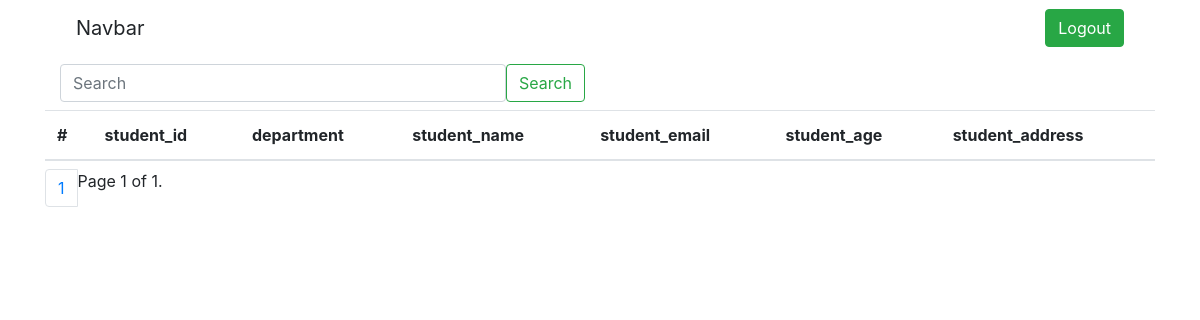
/receipe/students, run on an earlier commit of the app's database.
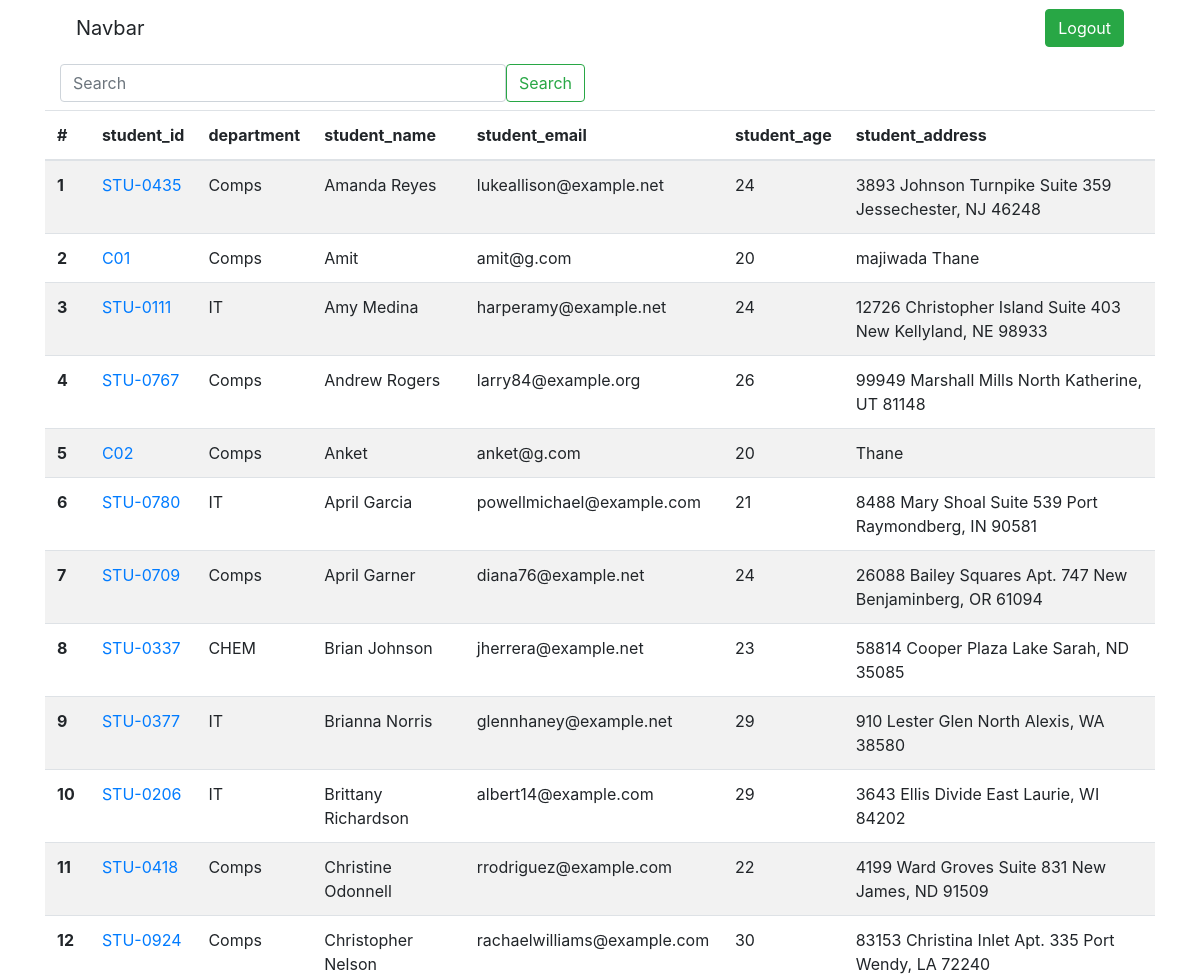
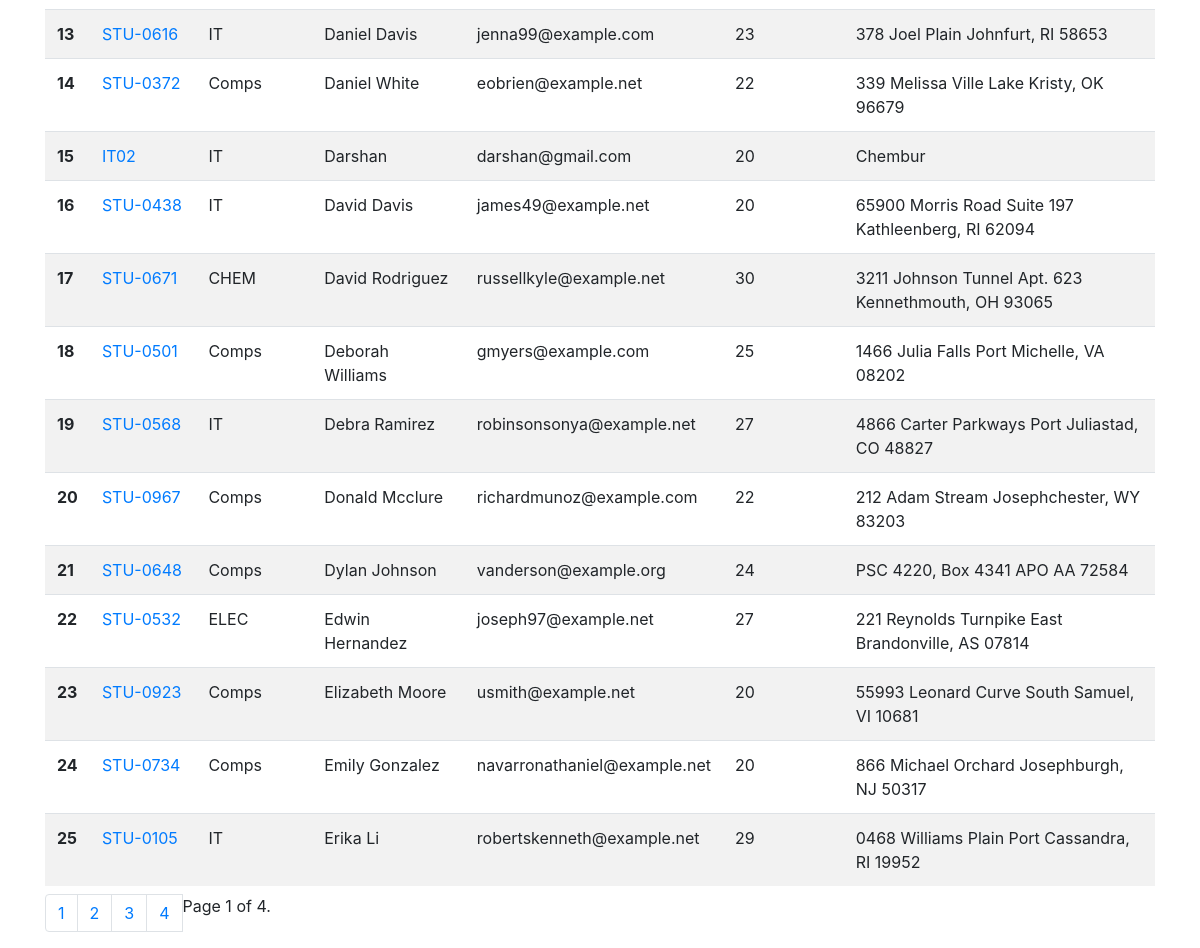
And on a later commit of the database (2 pictures, top to bottom).
### receipe/models.py (models this page shows, shortened)
class Student(models.Model):
    department = models.ForeignKey(Department, related_name='depart', on_delete=models.CASCADE)
    student_id = models.OneToOneField(StudentId, related_name='student_id',on_delete=models.CASCADE)
    student_name = models.CharField(max_length=200)
    student_email = models.EmailField(unique=True)
    student_age = models.IntegerField(default=18)
    student_address = models.CharField(max_length=800)
    is_deleted= models.BooleanField(default=False)
    objects = ReceipeManager()
    admin_objects = models.Manager()
    class Meta:
        ordering = ['student_name']
        verbose_name = 'Student1'

class StudentId(models.Model):
    studentid = models.CharField(max_length=100)
    def __str__(self):
        return self.studentid

class Department(models.Model):
    department = models.CharField(max_length=100)
    class Meta:
        ordering = ['department']

### receipe/views.py (the view)
# urls.py: path('students', views.get_students, name='students'),
def get_students(request):
    students = Student.objects.all()
    search = request.GET.get('search')
    if search:
        students = Student.objects.filter(
            Q(student_name__icontains = search) | Q(student_address__icontains = search) | Q(student_email__icontains = search) | Q(student_age__icontains = search) | Q(department__department__icontains = search)
            )
    paginator = Paginator(students, 25)  # Show 25 contacts per page.
    page_number = request.GET.get("page", 1)
    page_obj = paginator.get_page(page_number)
    total_pages = range(1,paginator.num_pages+1)
    context = {'page_obj':page_obj, 'total_pages':total_pages}
    return render(request, 'receipe/student.html', context)

### receipe/models.py (called while the page is built)
    def get_queryset(self):
        return super().get_queryset().filter(is_deleted = False)

### templates/receipe/student.html
{% extends 'receipe_base.html' %}
{% block body %}
<div class="container mt-2">
  <div class="row">
    <div class="col-md-6">
      <form class="d-flex" role="search">
        <input class="form-control me-2" name='search' type="search" placeholder="Search" aria-label="Search">
        <button class="btn btn-outline-success" type="submit">Search</button>
      </form>
    </div>
  </div>
</div>
<table class="table table-striped my-2">
    <thead>
      <tr>
        <th scope="col">#</th>
        <th scope="col">student_id</th>
        <th scope="col">department</th>
        <th scope="col">student_name</th>
        <th scope="col">student_email</th>
        <th scope="col">student_age</th>
        <th scope="col">student_address</th>
      </tr>
    </thead>
    <tbody>
    {% for student in page_obj%}
      <tr>
        <th scope="row">{{forloop.counter}}</th>
        <td><a href="{% url 'see_marks' student.student_id %}">{{student.student_id.studentid}}</a></td>
        <td>{{student.department.department}}</td>
        <td>{{student.student_name}}</td>
        <td>{{student.student_email}}</td>
        <td>{{student.student_age}}</td>
        <td>{{student.student_address}}</td>
    {% endfor %}
    </tr>
    </tbody>
</table>
    <nav aria-label="Page navigation example">
        <ul class="pagination">
            {% for page_number in total_pages%}
            <li class="page-item"><a class="page-link" href="?page={{page_number}}">{{page_number}}</a></li>
            {% endfor %}
            <span class="current">
                Page {{ page_obj.number }} of {{ page_obj.paginator.num_pages }}.
            </span>
    </ul>
</nav>
{% endblock %}

### templates/receipe_base.html (shortened to what this page needs)
<!doctype html>
<html lang="en">
  <head>
    <link rel="stylesheet" href="https://cdn.jsdelivr.net/npm/bootstrap@4.0.0/dist/css/bootstrap.min.css">
  </head>
  <body class="container">
    <nav class="navbar bg-body-tertiary">
        <div class="container-fluid">
          <a class="navbar-brand">Navbar</a>
          <a href="/logout/" class="btn btn-success"> Logout </a>
        </div>
      </nav>
      {% block body %}
      {% endblock %}
  </body>
</html>

What changed in the data, as far as the page shows it:
added Student: student_id.studentid "STU-0435", department.department "Comps", student_name "Amanda Reyes", student_email "lukeallison@example.net", student_age "24", student_address "3893 Johnson Turnpike Suite 359 Jessechester, NJ 46248"
added Student: student_id.studentid "C01", department.department "Comps", student_name "Amit", student_email "amit@g.com", student_age "20", student_address "majiwada Thane"
added Student: student_id.studentid "STU-0111", department.department "IT", student_name "Amy Medina", student_email "harperamy@example.net", student_age "24", student_address "12726 Christopher Island Suite 403 New Kellyland, NE 98933"
added Student: student_id.studentid "STU-0767", department.department "Comps", student_name "Andrew Rogers", student_email "larry84@example.org", student_age "26", student_address "99949 Marshall Mills North Katherine, UT 81148"
added Student: student_id.studentid "C02", department.department "Comps", student_name "Anket", student_email "anket@g.com", student_age "20", student_address "Thane"
added Student: student_id.studentid "STU-0780", department.department "IT", student_name "April Garcia", student_email "powellmichael@example.com", student_age "21", student_address "8488 Mary Shoal Suite 539 Port Raymondberg, IN 90581"
added Student: student_id.studentid "STU-0709", department.department "Comps", student_name "April Garner", student_email "diana76@example.net", student_age "24", student_address "26088 Bailey Squares Apt. 747 New Benjaminberg, OR 61094"
added Student: student_id.studentid "STU-0337", department.department "CHEM", student_name "Brian Johnson", student_email "jherrera@example.net", student_age "23", student_address "58814 Cooper Plaza Lake Sarah, ND 35085"
added Student: student_id.studentid "STU-0377", department.department "IT", student_name "Brianna Norris", student_email "glennhaney@example.net", student_age "29", student_address "910 Lester Glen North Alexis, WA 38580"
added Student: student_id.studentid "STU-0206", department.department "IT", student_name "Brittany Richardson", student_email "albert14@example.com", student_age "29", student_address "3643 Ellis Divide East Laurie, WI 84202"
added Student: student_id.studentid "STU-0418", department.department "Comps", student_name "Christine Odonnell", student_email "rrodriguez@example.com", student_age "22", student_address "4199 Ward Groves Suite 831 New James, ND 91509"
added Student: student_id.studentid "STU-0924", department.department "Comps", student_name "Christopher Nelson", student_email "rachaelwilliams@example.com", student_age "30", student_address "83153 Christina Inlet Apt. 335 Port Wendy, LA 72240"
added Student: student_id.studentid "STU-0616", department.department "IT", student_name "Daniel Davis", student_email "jenna99@example.com", student_age "23", student_address "378 Joel Plain Johnfurt, RI 58653"
added Student: student_id.studentid "STU-0372", department.department "Comps", student_name "Daniel White", student_email "eobrien@example.net", student_age "22", student_address "339 Melissa Ville Lake Kristy, OK 96679"
added Student: student_id.studentid "IT02", department.department "IT", student_name "Darshan", student_email "darshan@gmail.com", student_age "20", student_address "Chembur"
added Student: student_id.studentid "STU-0438", department.department "IT", student_name "David Davis", student_email "james49@example.net", student_age "20", student_address "65900 Morris Road Suite 197 Kathleenberg, RI 62094"
added Student: student_id.studentid "STU-0671", department.department "CHEM", student_name "David Rodriguez", student_email "russellkyle@example.net", student_age "30", student_address "3211 Johnson Tunnel Apt. 623 Kennethmouth, OH 93065"
added Student: student_id.studentid "STU-0501", department.department "Comps", student_name "Deborah Williams", student_email "gmyers@example.com", student_age "25", student_address "1466 Julia Falls Port Michelle, VA 08202"
added Student: student_id.studentid "STU-0568", department.department "IT", student_name "Debra Ramirez", student_email "robinsonsonya@example.net", student_age "27", student_address "4866 Carter Parkways Port Juliastad, CO 48827"
added Student: student_id.studentid "STU-0967", department.department "Comps", student_name "Donald Mcclure", student_email "richardmunoz@example.com", student_age "22", student_address "212 Adam Stream Josephchester, WY 83203"
added Student: student_id.studentid "STU-0648", department.department "Comps", student_name "Dylan Johnson", student_email "vanderson@example.org", student_age "24", student_address "PSC 4220, Box 4341 APO AA 72584"
added Student: student_id.studentid "STU-0532", department.department "ELEC", student_name "Edwin Hernandez", student_email "joseph97@example.net", student_age "27", student_address "221 Reynolds Turnpike East Brandonville, AS 07814"
added Student: student_id.studentid "STU-0923", department.department "Comps", student_name "Elizabeth Moore", student_email "usmith@example.net", student_age "20", student_address "55993 Leonard Curve South Samuel, VI 10681"
added Student: student_id.studentid "STU-0734", department.department "Comps", student_name "Emily Gonzalez", student_email "navarronathaniel@example.net", student_age "20", student_address "866 Michael Orchard Josephburgh, NJ 50317"
added Student: student_id.studentid "STU-0105", department.department "IT", student_name "Erika Li", student_email "robertskenneth@example.net", student_age "29", student_address "0468 Williams Plain Port Cassandra, RI 19952"
Also different on the page:
{{ page_obj.paginator.num_pages }}: "1" → "4"
new list line: "2"
new list line: "3"
new list line: "4"
